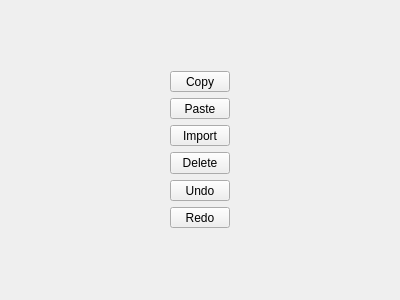
<?xml version="1.0" encoding="UTF-8"?>
<ui version="4.0">
 <class>flo2d_table_widget</class>
 <widget class="QWidget" name="flo2d_table_widget">
  <property name="geometry">
   <rect>
    <x>0</x>
    <y>0</y>
    <width>400</width>
    <height>300</height>
   </rect>
  </property>
  <property name="windowTitle">
   <string>FLO-2D Table Editor</string>
  </property>
  <layout class="QGridLayout" name="gridLayout">
   <property name="leftMargin">
    <number>6</number>
   </property>
   <property name="topMargin">
    <number>6</number>
   </property>
   <property name="rightMargin">
    <number>6</number>
   </property>
   <property name="bottomMargin">
    <number>6</number>
   </property>
   <item row="0" column="0">
    <layout class="QHBoxLayout" name="horizontalLayout">
     <item>
      <layout class="QVBoxLayout" name="verticalLayout_4">
       <property name="rightMargin">
        <number>0</number>
       </property>
       <item>
        <widget class="QToolButton" name="copy_btn">
         <property name="maximumSize">
          <size>
           <width>60</width>
           <height>16777215</height>
          </size>
         </property>
         <property name="text">
          <string>Copy</string>
         </property>
        </widget>
       </item>
       <item>
        <widget class="QToolButton" name="paste_btn">
         <property name="maximumSize">
          <size>
           <width>60</width>
           <height>16777215</height>
          </size>
         </property>
         <property name="text">
          <string>Paste</string>
         </property>
        </widget>
       </item>
       <item>
        <widget class="QToolButton" name="import_data_btn">
         <property name="maximumSize">
          <size>
           <width>60</width>
           <height>16777215</height>
          </size>
         </property>
         <property name="text">
          <string>Import</string>
         </property>
        </widget>
       </item>
       <item>
        <widget class="QPushButton" name="delete_btn">
         <property name="sizePolicy">
          <sizepolicy hsizetype="Fixed" vsizetype="Fixed">
           <horstretch>0</horstretch>
           <verstretch>0</verstretch>
          </sizepolicy>
         </property>
         <property name="maximumSize">
          <size>
           <width>60</width>
           <height>16777215</height>
          </size>
         </property>
         <property name="text">
          <string>Delete</string>
         </property>
        </widget>
       </item>
       <item>
        <widget class="QToolButton" name="undo_btn">
         <property name="maximumSize">
          <size>
           <width>60</width>
           <height>16777215</height>
          </size>
         </property>
         <property name="text">
          <string>Undo</string>
         </property>
        </widget>
       </item>
       <item>
        <widget class="QToolButton" name="redo_btn">
         <property name="maximumSize">
          <size>
           <width>60</width>
           <height>16777215</height>
          </size>
         </property>
         <property name="text">
          <string>Redo</string>
         </property>
        </widget>
       </item>
      </layout>
     </item>
     <item>
      <layout class="QHBoxLayout" name="tview_lout"/>
     </item>
    </layout>
   </item>
  </layout>
 </widget>
 <resources/>
 <connections/>
</ui>
